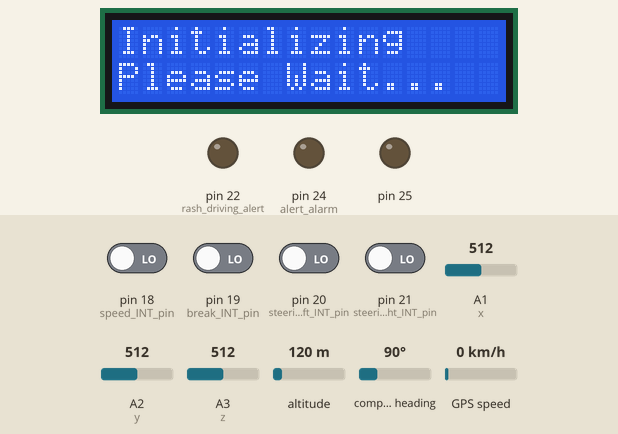
This sketch was run on a simulated Arduino Mega 2560, built with avr-gcc and run on an emulated ATmega2560. On the bench: 16×2 character LCD, output pins drawn as LEDs (lit = HIGH). Inputs (shaded band) come from the test bench; at power-on: pin 18 (speed_INT_pin), pin 19 (break_INT_pin), pin 20 (steering_left_INT_pin), pin 21 (steering_right_INT_pin) LOW, A1 (x) = 512, A2 (y) = 512, A3 (z) = 512, altitude 120 m, compass heading 90°, GPS speed 0 km/h. The GPS gets a fix after 3 s at 37.7749, -122.4194 with 8 satellites; the modem accepts every AT command (registered, SIM ready, sends succeed) and sends nothing else; what the sketch prints to the serial monitor is not drawn.

Above: at 8.1 s.
At 24.0 s:
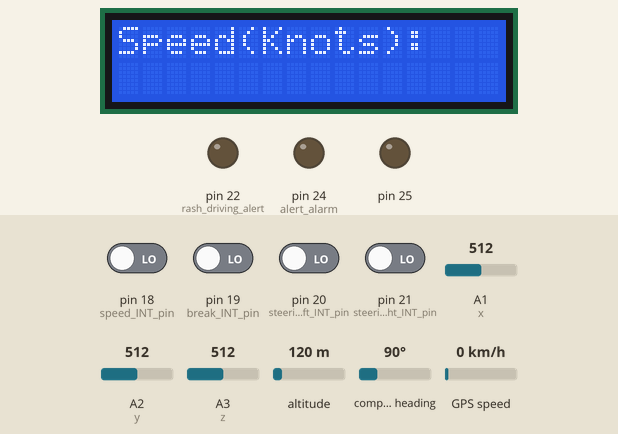
24.1 s: A1 (x) set to 600
At 27.0 s:
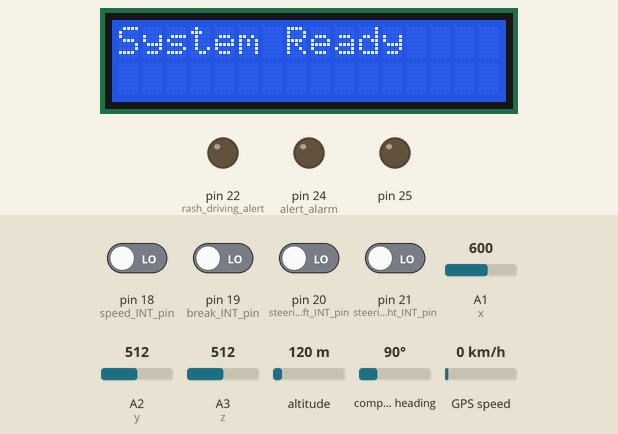
46.1 s: A1 (x) set to 621
At 49.0 s:
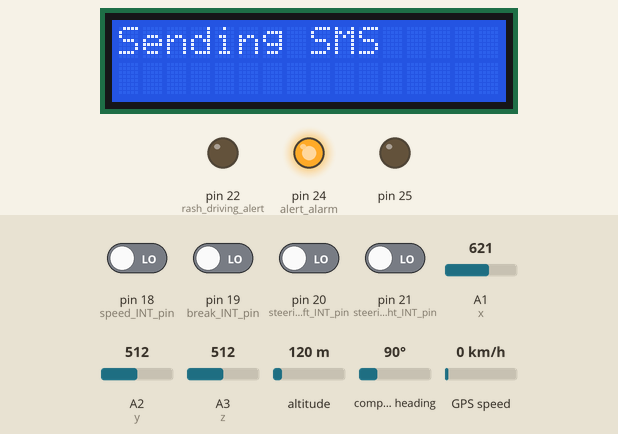
Timing chart, 0 to 66.7 s (numbered marks = the images above; inputs shaded):
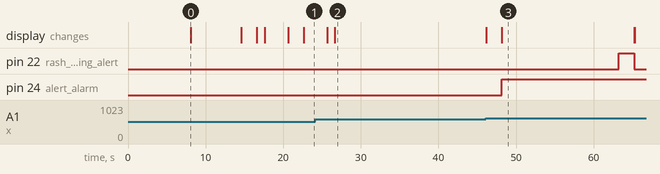

The sketch:

pre_post.ino
```cpp
#include<SoftwareSerial.h>
#include<TinyGPS.h>
TinyGPS gps;
//SoftwareSerial Serial2(2,3); //make RX arduino line is pin 2, make TX arduino line is pin 3.
SoftwareSerial GPS(10,11);
#include<LiquidCrystal.h>
LiquidCrystal lcd(4,5,6,7,8,9);

#define x A1
#define y A2
#define z A3

#define speed_INT_pin 18
#define break_INT_pin 19
#define steering_left_INT_pin 20
#define steering_right_INT_pin 21

#define rash_driving_alert 22

#define disable_alarm 23
#define alert_alarm 24

int xsample=0;
int ysample=0;
int zsample=0;

#define samples 10

#define minVal -100
#define MaxVal 100

int i=0,k=0;
int  gps_status=0;
float latitude=20.0131836;
float logitude=73.8226314;
String Speed="";
String gpsString="";
char *test="$GPRMC";


volatile bool _speedINT = false;
volatile bool _breakINT = false;
volatile bool _steeringLeftINT = false;
volatile bool _steeringRightINT = false;

unsigned long speed_time = 0;
unsigned long break_time = 0;
unsigned long steering_left_time = 0;
unsigned long steering_right_time = 0;

int speed_violation_count = 0;
int break_violation_count = 0;
int steeringLeft_violation_count = 0;
int steeringRight_violation_count = 0;

void initModule(String cmd, char *res, int t)
{
  while(1)
  {
    Serial.println(cmd);
    Serial2.println(cmd);
    delay(100);
    while(Serial2.available()>0)
    {
       if(Serial2.find(res))
       {
        Serial.println(res);
        delay(t);
        return;
       }
       else
       {
        Serial.println("Error");
       }
    }
    delay(t);
  }
}
void setup()
{

  pinMode(rash_driving_alert,OUTPUT);
//  digitalWrite(rash_driving_alert,LOW);

  pinMode(disable_alarm,INPUT);
  pinMode(alert_alarm,OUTPUT);
  pinMode(24,OUTPUT);
  digitalWrite(24,LOW);

  pinMode(25,OUTPUT);
  digitalWrite(25,LOW);

  pinMode(18,INPUT);
  pinMode(19,INPUT);
  pinMode(20,INPUT);
  pinMode(21,INPUT);
  pinMode(22,OUTPUT);
  //pinMode(23,OUTPUT);
  pinMode(24,OUTPUT);
  digitalWrite(22,LOW);
  digitalWrite(24,LOW);

  Serial2.begin(9600);
  Serial.begin(9600);
  lcd.begin(16,2);
  lcd.print("Accident Alert  ");
  lcd.setCursor(0,1);
  lcd.print("     System     ");
  delay(8000);
  lcd.clear();
  lcd.print("Initializing");
  lcd.setCursor(0,1);
  lcd.print("Please Wait...");
  delay(1000);

  Serial.println("Initializing....");
  initModule("AT","OK",1000);
  initModule("ATE1","OK",1000);
  initModule("AT+CPIN?","READY",1000);
  initModule("AT+CMGF=1","OK",1000);
  initModule("AT+CNMI=2,2,0,0,0","OK",1000);
  Serial.println("Initialized Successfully");
  lcd.clear();
  lcd.print("Initialized");
  lcd.setCursor(0,1);
  lcd.print("Successfully");
  delay(2000);
  lcd.clear();
  lcd.print("Callibrating ");
  lcd.setCursor(0,1);
  lcd.print("Acceleromiter");
  for(int i=0;i<samples;i++)
  {
    xsample+=analogRead(x);
    ysample+=analogRead(y);
    zsample+=analogRead(z);
  }
  xsample/=samples;
  ysample/=samples;
  zsample/=samples;

  Serial.println(xsample);
  Serial.println(ysample);
  Serial.println(zsample);
  delay(1000);

  lcd.clear();
  lcd.print("Waiting For GPS");
  lcd.setCursor(0,1);
  lcd.print("     Signal    ");
  //Serial.println("Wait for 10 seconds");
  delay(3000);
  GPS.begin(9600);
  gpsReceive();
  show_coordinate();
  delay(3000);
  lcd.clear();
  lcd.print("GPS is Ready");
  delay(1000);
  lcd.clear();
  lcd.print("System Ready");
  Serial.println("System Ready..");
}
void loop()
{
    lcd.clear();
    lcd.print("System Ready");
    //Serial.println("System Ready..");
    int value1=analogRead(x);
    int value2=analogRead(y);
    int value3=analogRead(z);

    int xValue=xsample-value1;
    int yValue=ysample-value2;
    int zValue=zsample-value3;

    //Serial.print("x=");
    //Serial.println(xValue);
    //Serial.print("y=");
    //Serial.println(yValue);
    //Serial.print("z=");
    //Serial.println(zValue);
    if(digitalRead(18))
    {
      speed_violation_count++;
        Serial.println("Speed_violation_count++");
      while(digitalRead(18))
      {
      }
    }
    if(digitalRead(19))
    {
      break_violation_count++;
        Serial.println("break_violation_count++;");
      while(digitalRead(19))
      {

      }
    }
    if(digitalRead(20))
      {
        steeringLeft_violation_count++;
          Serial.println("steeringLeft_violation_count++");
        while(digitalRead(20))
        {

        }
      }
    if(digitalRead(21))
      {
        steeringRight_violation_count++;
          Serial.println("steeringRight_violation_count++");
        while(digitalRead(21))
        {

        }
      }

    if(speed_violation_count > 10 || break_violation_count > 10 || steeringLeft_violation_count > 10 || steeringRight_violation_count > 10)
    {
      Serial.println("Rash Driving!");
      digitalWrite(rash_driving_alert,HIGH);
      speed_violation_count = 0;
      break_violation_count = 0;
      steeringLeft_violation_count = 0;
      steeringRight_violation_count = 0;
      delay(1000);
      Serial.println("Rash Driving!");
      lcd.clear();
      lcd.print("Rash Driving!");
      digitalWrite(24,HIGH);
      delay(2000);
      digitalWrite(24,LOW);
      digitalWrite(rash_driving_alert,LOW);
    }


    if(xValue < minVal || xValue > MaxVal  || yValue < minVal || yValue > MaxVal  || zValue < minVal || zValue > MaxVal)
    {
      gpsReceive();
      show_coordinate();
      lcd.clear();
      lcd.print("Sending SMS ");
      Serial.println("Sending SMS");
      Send();
      Serial.println("SMS Sent");
      digitalWrite(22,HIGH);
      delay(2000);
      digitalWrite(22,LOW);
      lcd.clear();
      lcd.print("System Ready");
    }
}
void gpsReceive()
{
  while (GPS.available())    // While there is data on the RX pin...
  {
    int c = GPS.read();    // load the data into a variable...
    if (gps.encode(c))     // if there is a new valid sentence...
    {
      //gps.f_get_position(&latitude, &logitude);
      Serial.print(latitude);
      Serial.print('\t');
      Serial.println(logitude);
    }
  }
}
void show_coordinate()
{
    lcd.clear();
    lcd.print("Lat:");
    lcd.print(latitude);
    lcd.setCursor(0,1);
    lcd.print("Log:");
    lcd.print(logitude);
    Serial.print("Latitude:");
    Serial.println(latitude);
    Serial.print("Longitude:");
    Serial.println(logitude);
    Serial.print("Speed(in knots)=");
    Serial.println(Speed);
    delay(2000);
    lcd.clear();
    lcd.print("Speed(Knots):");
    lcd.setCursor(0,1);
    lcd.print(Speed);
}
void Send()
{

   digitalWrite(alert_alarm,HIGH);
   for(int i=0;i<10000;i++)
   {
      delay(1);
      if(digitalRead(disable_alarm == true))
      {
        digitalWrite(alert_alarm,LOW);
        break;
      }
   }
   Serial2.println("AT");
   delay(500);
   serialPrint();
   Serial2.println("AT+CMGF=1");
   delay(500);
   serialPrint();
   Serial2.print("AT+CMGS=");
   Serial2.print('"');
   Serial2.print("9423412608");    //mobile no. for SMS alert
   Serial2.println('"');
   delay(500);
   serialPrint();
   Serial2.print("Latitude:");
   Serial2.println(latitude);
   delay(500);
   serialPrint();
   Serial2.print(" longitude:");
   Serial2.println(logitude);
   delay(500);
   serialPrint();
   Serial2.print(" Speed:");
   Serial2.print(Speed);
   Serial2.println("Knots");
   delay(500);
   serialPrint();
   Serial2.print("http://maps.google.com/maps?&z=15&mrt=yp&t=k&q=");
   Serial2.print(latitude,6);
   Serial2.print("+");              //28.612953, 77.231545   //28.612953,77.2293563
   Serial2.print(logitude,6);
   Serial2.write(26);
   delay(2000);
   serialPrint();
}
void serialPrint()
{
  while(Serial2.available()>0)
  {
    Serial.print(Serial2.read());
  }
}
```

Measured:
- the behaviour switches between 612 and 613 on A1 (x) (found by bisection; images 2 and 3)
- after the input at 46.1 s, pin 22 (rash_driving_alert): LOW → HIGH after 17.1 s, → LOW 2.0 s later; pin 24 (alert_alarm): LOW → HIGH after 2.0 s; the display: first changes at once (image 3 shows a later state)
- what the display in image 0 shows lasts 6.5 s, from 8.1 s to 14.6 s
